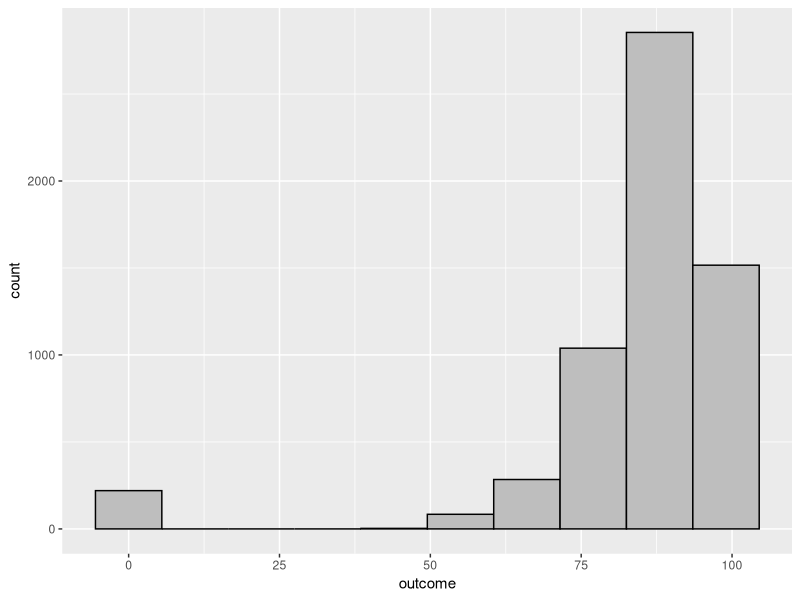
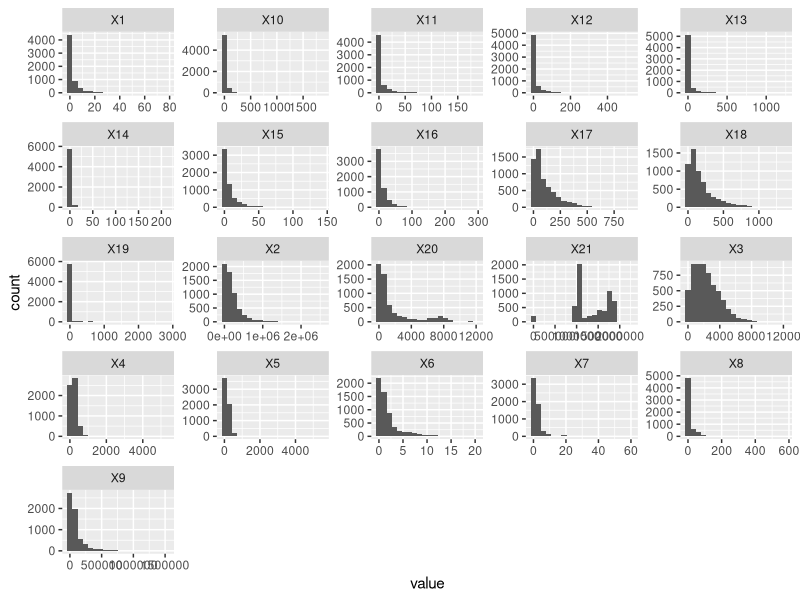
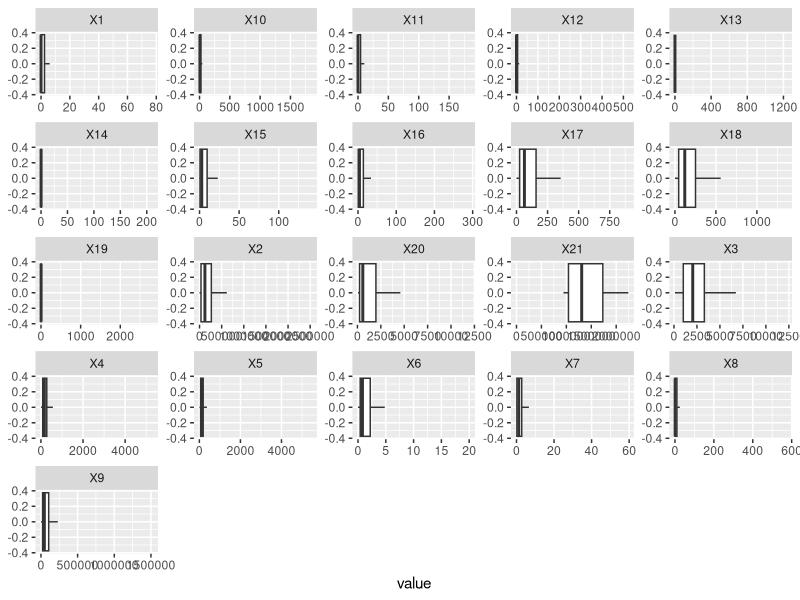
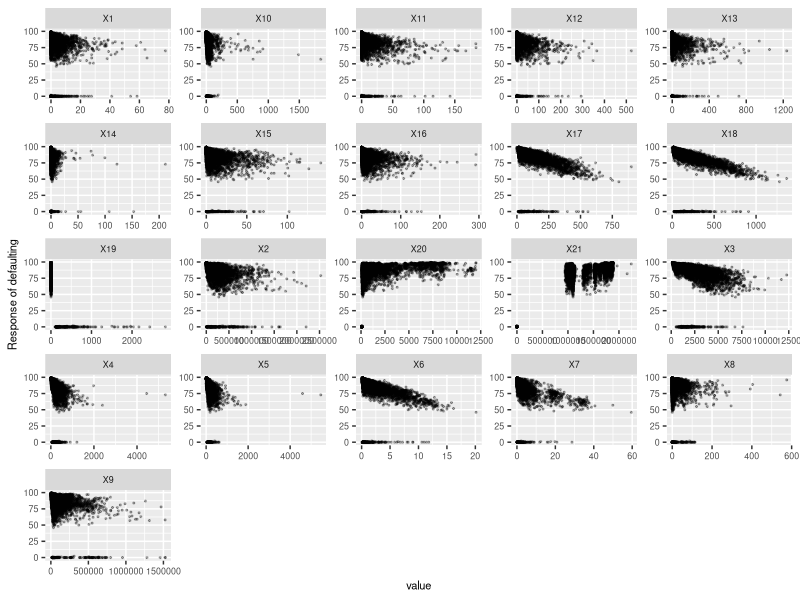
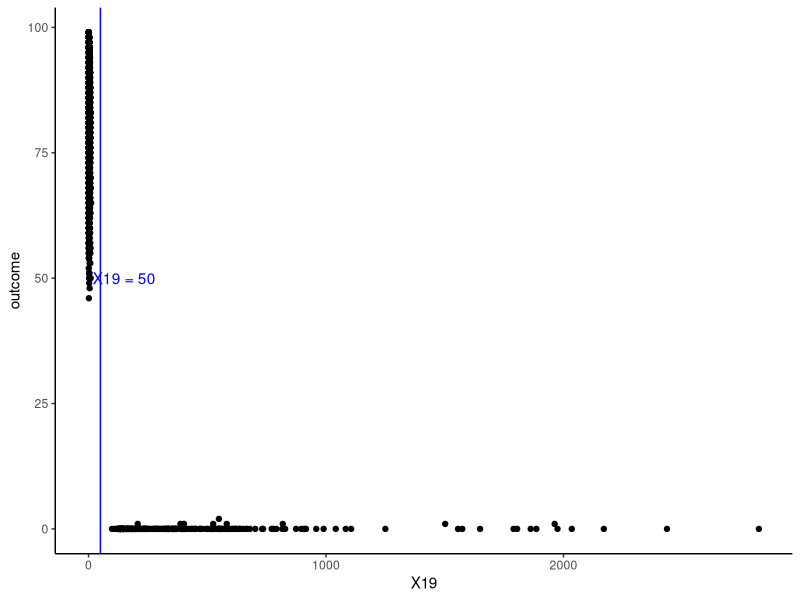
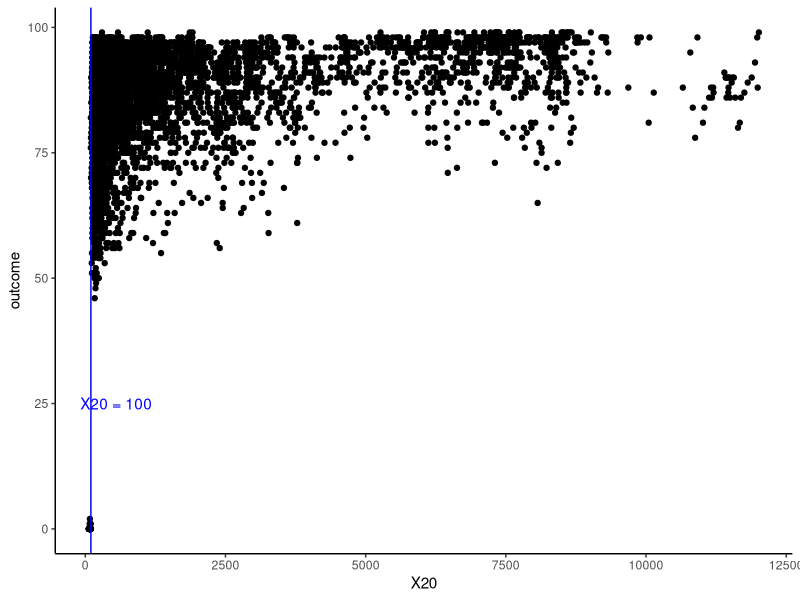
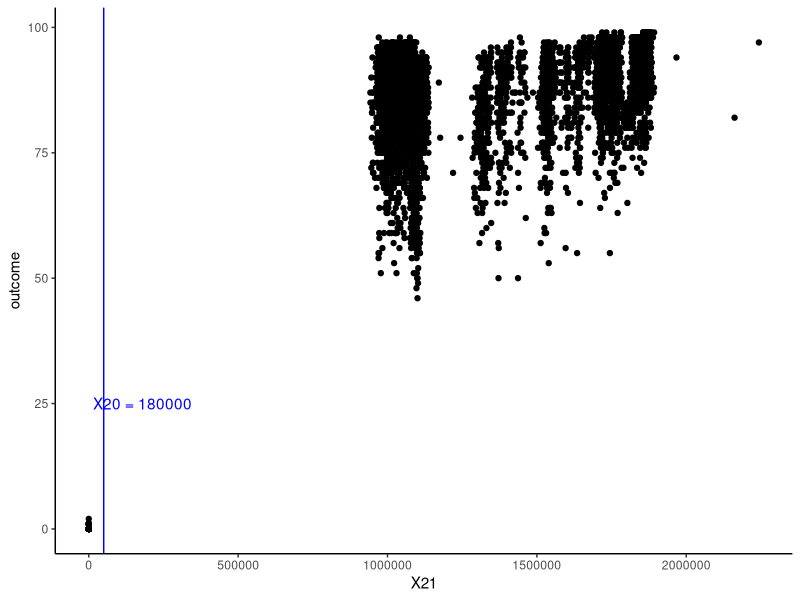

Recreate these plots in R, in order. (Note: this script raises an error after producing the figures.)
## ---- chunk 1
knitr::opts_chunk$set(echo = TRUE)
## ---- chunk 2
library(tidyverse)
library(purrr)
library(tidyr)
library(partykit)
library(caret)
library(ggplot2)
library(lattice)
library(skimr)
## ---- chunk 3
# Input the competition-data.csv to train our model
df <- read.csv("competition-data.csv")
## ---- chunk 4
# Separate the predictors (df_x) and outcome (df_y)
df_x <- df %>%
  select(-outcome)

df_y <- df$outcome
## ---- chunk 5
# Distribution of the outcome
ggplot(df, aes(x = outcome)) +
  geom_histogram(bins = 10, color="black", fill="grey")
## ---- chunk 6
skim(df)
## ---- chunk 7
df_x %>%
  keep(is.numeric) %>% 
  gather() %>% 
  ggplot(aes(value)) +
    facet_wrap(~ key, scales = "free") +
    geom_histogram(bins = 20)
df_x %>%
  keep(is.numeric) %>% 
  gather() %>% 
  ggplot(aes(value)) +
    facet_wrap(~ key, scales = "free") +
    geom_boxplot(outlier.shape = NA)
## ---- chunk 8
feature_plot_df <- df_x %>%
  mutate(outcome = df$outcome) %>%
  pivot_longer(cols=colnames(df_x))
## ---- chunk 9
feature_plots <- ggplot(feature_plot_df, aes(x=value, y=outcome)) + 
  geom_point(alpha=0.3, size=0.4) + 
  facet_wrap( ~ name, scales="free") +
  labs(y = "Response of defaulting")+
  theme(text = element_text(size = 8))
feature_plots
## ---- chunk 10
# Threshold for X19
ggplot(df, aes(x = X19, y = outcome)) +
  geom_point()+
  geom_vline(xintercept = 50, color = "blue") +
  annotate(geom="text", x=150, y=50, label="X19 = 50",
              color="blue")+
  theme_classic()

# Threshold for X20
ggplot(df, aes(x = X20, y = outcome)) +
  geom_point()+
  geom_vline(xintercept = 100, color = "blue") +
  annotate(geom="text", x=550, y=25, label="X20 = 100",
              color="blue")+
  theme_classic()

# Threshold for X21
ggplot(df, aes(x = X21, y = outcome)) +
  geom_point()+
  geom_vline(xintercept = 50000, color = "blue") +
  annotate(geom="text", x=180000, y=25, label="X20 = 180000",
              color="blue")+
  theme_classic()
## ---- chunk 11
# figure out the existing threshold which cause the outcome = 0
# we calculate the number of rows which satisfy both of the conditions: (X >= or <= "threshold") and (outcome = 0)
# we divide above result by the number of rows that lead the outcome = 0
# we get the percentage of how that predictor influence the outcome

x19_p <- nrow(filter(df, (df$X19 >= 50) & (df$outcome == 0))) / nrow(filter(df, df$outcome == 0))
x20_p <- nrow(filter(df, (df$X20 <= 100) & (df$outcome == 0))) / nrow(filter(df, df$outcome == 0))
x21_p <- nrow(filter(df, (df$X21 <= 1000) & (df$outcome == 0))) / nrow(filter(df, df$outcome == 0))
c(x19_p,x20_p,x21_p)
## ---- chunk 12
# preprocess 1 (adding additional X19_2, X20_2, X21_2 as "categorical" variables, which 0 represents smaller than threshold, and 1 represents larger)
df_x_1 <- df_x %>%
  mutate(X19_2 = ifelse(df_x$X19 < 50, 0, 1), 
         X20_2 = ifelse(df_x$X20 < 100, 0, 1), 
         X21_2 = ifelse(df_x$X21 < 1000, 0, 1))
# and we get our preprocessed x data
## ---- chunk 13
df_x_1$X1 <- log(df_x_1$X1 + 10)
df_x_1$X11 <- log(df_x_1$X11 + 10)
df_x_1$X12 <- log(df_x_1$X12 + 10)
df_x_1$X13 <- log(df_x_1$X13 + 10)
df_x_1$X14 <- log(df_x_1$X14 + 10)
## ---- chunk 14
# Use fold = 4 in order to estimate the real generalization RMSE (since we use 6k training data to predict 2k test-x-values = 3:1)
set.seed(1)
folds <- createFolds(df_new_y, k = 4, returnTrain = TRUE)
ctrl <- trainControl(method = "cv", index = folds)
## ---- chunk 15
# Use fold = 10 in order to estimate the ideal generalization RMSE (we probably might not get this good)
set.seed(1)
folds2 <- createFolds(df_new_y, k = 10, returnTrain = TRUE)
ctrl2 <- trainControl(method = "cv", index = folds2)
## ---- chunk 16
mtryGrid <- data.frame(
  mtry = floor(seq(10, 20, length = 11))
  )
## ---- chunk 17
set.seed(2)

# Comparison group : No preprocess applied
rfTune_comp <- train(x = df_x, y = df_y,
                method = "rf",
                tuneGrid = mtryGrid,
                ntree = 100,
                importance = TRUE,
                trControl = ctrl)

# Test group1 : Preprocess applied, cv fold = 3
rfTune_test1 <- train(x = df_x_1, y = df_y,
                method = "rf",
                tuneGrid = mtryGrid,
                ntree = 100,
                preProcess = c("center", "scale"),
                importance = TRUE,
                trControl = ctrl)

# Test group2 : Preprocess applied, cv fold = 10
rfTune_test2 <- train(x = df_x_1, y = df_y,
                method = "rf",
                tuneGrid = mtryGrid,
                ntree = 100,
                preProcess = c("center", "scale"),
                importance = TRUE,
                trControl = ctrl2)
## ---- chunk 18
set.seed(1)
cartTune <- train(x = df_x_1, y = df_y,
method = "rpart",
tuneLength = 15,
trControl = ctrl)
plot(cartTune)
## ---- chunk 19
set.seed(1)
marsGrid <- expand.grid(degree = 1:4, nprune = c(10, 20, 30, 40))
marsTune <- train(df_x_1, df_y,
method = "earth",
tuneGrid = marsGrid,
preProcess = c("center", "scale"),
trControl = ctrl
)
ggplot(marsTune)+
theme_classic()
## ---- chunk 20
# Plot the result and comparison
ggplot(rfTune_comp, aes(x = mtry, y = RMSE)) +
  geom_point(data = rfTune_test$results)+
  geom_line(data = rfTune_test$results, color = "blue")+
  geom_point(data = rfTune_test2$results)+
  geom_line(data = rfTune_test2$results, color = "green")+
  annotate(geom="text", x=15, y=2.515, label="test1",
              color="blue")+
  annotate(geom="text", x=15, y=2.49, label="test2",
              color="green")+
  annotate(geom="text", x=15, y=2.56, label="comparison")+
  theme_classic()
## ---- chunk 21
# Output a csv file with our prediction
df_test <- read.csv("competition-test-x-values.csv") %>%
  mutate(X19_2 = ifelse(df_test$X19 < 50, 0, 1), 
         X20_2 = ifelse(df_test$X20 < 100, 0, 1), 
         X21_2 = ifelse(df_test$X21 < 1000, 0, 1))

result <- as.data.frame(predict("TBD", df_test))

csv_write <- write.table(result,
                         file = "competition-test-outcome.csv",
                         row.names = FALSE,
                         col.names = "outcome")
csv_write
